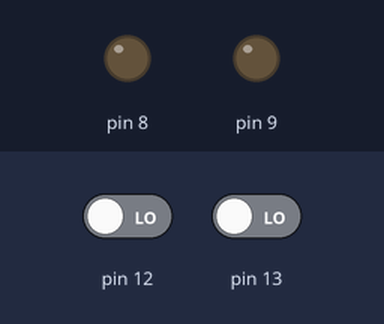
This sketch was run on a simulated Arduino Uno, built with avr-gcc and run on an emulated ATmega328P. Parts: output pins drawn as LEDs (lit = HIGH). Inputs (shaded band) come from the test bench; at power-on: pin 12 LOW, pin 13 LOW.

Above: at 1.2 s.
1.3 s: pin 12 driven HIGH
At 2.3 s:
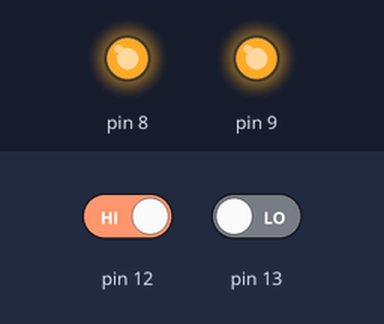
2.8 s: pin 12 driven LOW
At 3.4 s:
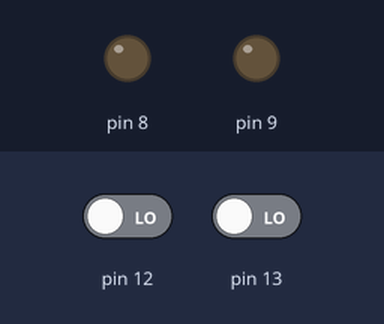
4.3 s: pin 13 driven HIGH
At 5.5 s:
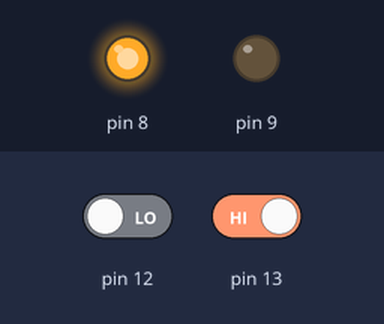
5.8 s: pin 13 driven LOW
At 6.9 s:
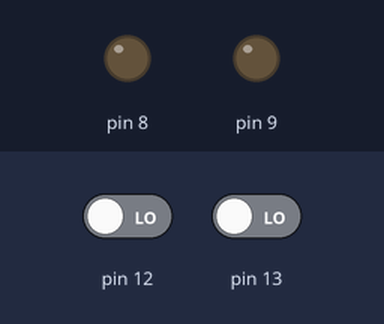
Timing chart, 0 to 8.3 s (numbered marks = the images above; inputs shaded):
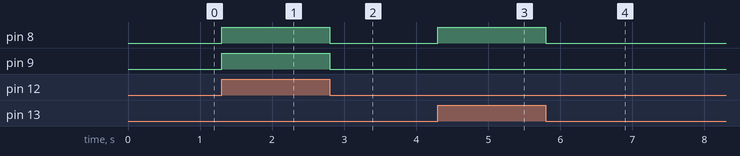

The sketch:

half_subtractor.ino
```cpp
byte a, b;
void setup() {
  // put your setup code here, to run once:
  pinMode(13, INPUT);
  pinMode(12, INPUT);
  pinMode(9, OUTPUT);
  pinMode(8, OUTPUT);

}

void loop() {
  // put your main code here, to run repeatedly:
  a = digitalRead(13);
  b = digitalRead(12);
  if (a^b == HIGH)
  {
    digitalWrite(8, HIGH);
  }
  else
  {
    digitalWrite(8, LOW);
  }
  byte c;
  c = ~a;
  if (c&b == HIGH)
  {
    digitalWrite(9, HIGH);
  }
  else
  {
    digitalWrite(9, LOW);
  }
}
```

Measured:
- after the input at 1.3 s, pin 8, pin 9: LOW → HIGH at once
- after the input at 2.8 s, pin 8, pin 9: HIGH → LOW at once
- after the input at 4.3 s, pin 8: LOW → HIGH at once
- after the input at 5.8 s, pin 8: HIGH → LOW at once
